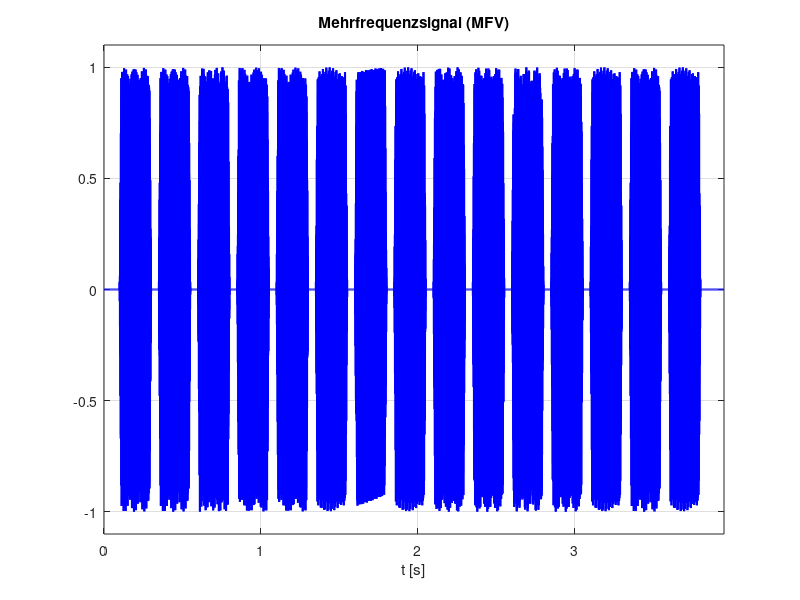

Write the MATLAB code that produced this figure.
function [x,f_a,f_tones] = sig_mehrfrequenzsignal
% Erzeugung und Darstellung eines Mehrfrequenzsignals (MFV)
% zur Uebertragung der Rufnummer in einem analogen Telefonsystem
%
%------------------------------------------------
% (c) Eberhard Gamm (www.ibega.de),
%     LIKE (www.like.e-technik.uni-erlangen.de),
%     2013
%------------------------------------------------

% Frequenzen der Toene
f_tones = [ 697 770 852 941 1209 1336 1477 ];

% Frequenzpaare fuer die Ziffern 0...9 in Hertz
f_pairs = [ 941 1336 ; 697 1209 ; 697 1336 ; 697 1477 ; 770 1209 ; ...
            770 1336 ; 770 1477 ; 852 1209 ; 852 1336 ; 852 1477 ];

% Telefonnummer
nummer = [ 0 0 4 9 9 1 3 1 8 5 2 5 1 0 1 ];

% Dauer eines Tons in Sekunden
t_tone = 0.2;

% Dauer einer Pause in Sekunden
t_pause = 0.05;

% Dauer der Rampe beim Ein- und Austasten
t_ramp = 0.01;

% Abtastrate des erzeugten Signals
f_a = 8000;

% Erzeugung des Signals
l_ramp = floor(t_ramp * f_a);
ramp_1 = (1:l_ramp) / l_ramp;
ramp_2 = fliplr(ramp_1);
l_nummer = length(nummer);
t_off = 2 * t_pause;
l_signal = ceil(f_a * (l_nummer * (t_tone + t_pause) + 2 * t_off));
x = zeros(1,l_signal);
t = t_off;
for i=1:l_nummer
    idx = floor(t * f_a);
    for k=1:2
        f_tone   = f_pairs(nummer(i)+1,k);
        t_period = 1 / f_tone;
        periods  = floor(t_tone / t_period);
        tone_len = floor(periods * t_period * f_a);
        x_tone = sin(2 * pi * (0 : tone_len) * f_tone / f_a);
        x_tone(1:l_ramp) = x_tone(1:l_ramp) .* ramp_1;
        x_tone(end-l_ramp+1:end) = x_tone(end-l_ramp+1:end) .* ramp_2;
        x(idx:idx+tone_len) = x(idx:idx+tone_len) + 0.5 * x_tone;
    end
    t = t + t_tone + t_pause;
end

% Zeitachse
t = (0 : l_signal - 1) / f_a;

if nargout == 0
    figure(1);
    plot(t,x,'b-','Linewidth',1.5);
    grid on;
    axis([min(t) max(t) -1.1 1.1]);
    xlabel('t [s]');
    title('Mehrfrequenzsignal (MFV)');
    clear x f_a f_tones;
end
